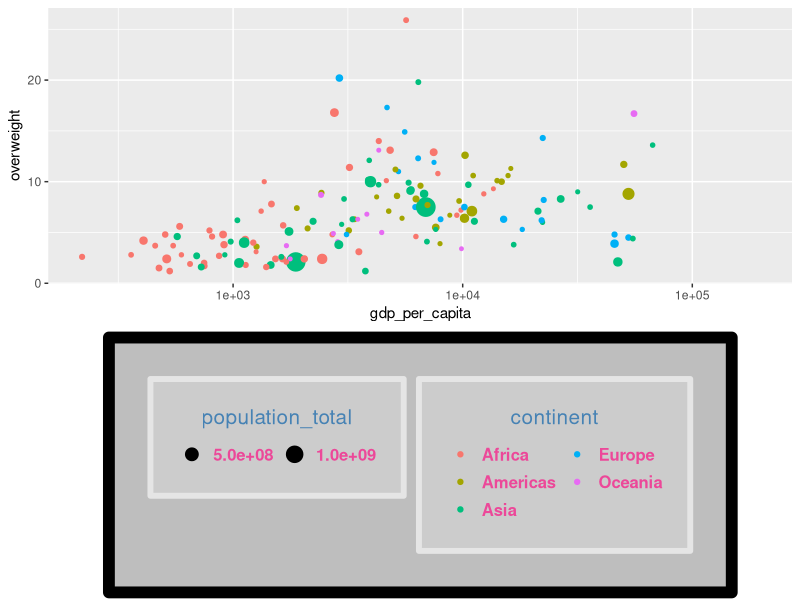

Reproduce this figure in R.
library(tidyverse)

world_bank_countries <- read_csv("data/world_bank_countries.csv")

world_bank_countries %>% 
  filter(year == 2016) %>% 
  ggplot(aes(x = gdp_per_capita,
             y = overweight,
             color = continent,
             size = population_total)) + 
  geom_point() +
  scale_x_log10() +
  theme(
    legend.box.background = element_rect(fill = "grey",
                                         color = "black",
                                         size = 4),
    legend.box = "horizontal",
    legend.box.margin = margin(l = 30, t = 30,
                               b = 30, r = 30),
    legend.background = element_rect(fill = "grey80",
                                     color = "grey90",
                                     size = 2),
    legend.position = "bottom",
    legend.margin = margin(t = 20, l = 20, b = 20, r = 20),
    legend.direction = "vertical",
    legend.key = element_rect(fill = NA),
    legend.key.size = unit(.7, "cm"),
    legend.text = element_text(color = "#EC4899",
                               size = 12,
                               face = "bold"),
    legend.title = element_text(color = "steelblue",
                                size = 15,
                                hjust = .5,
                                margin = margin(b = 10))
  ) +
  guides(
    color = guide_legend(ncol = 2),
    size = guide_legend(ncol = 2)
  )


# Legend components you can change
#   - the box - yes
#   - the background - yes
#   - the position - yes
#   - legend margin - yes
#   - the direction - yes
#   - number of columns - yes
#   - the key - yes
#   - the key_glyph - yes
#   - the text - yes
#   - the title - yes
